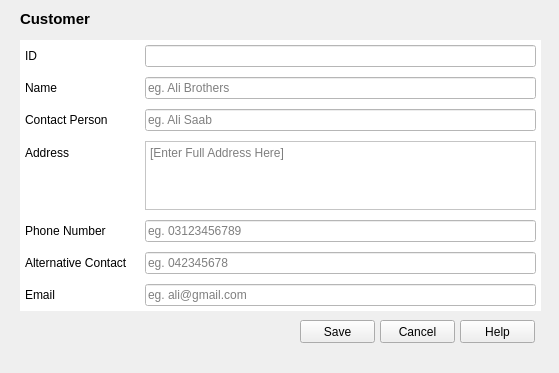
<?xml version="1.0" encoding="UTF-8"?>
<ui version="4.0">
 <class>newCustomer</class>
 <widget class="QMainWindow" name="newCustomer">
  <property name="geometry">
   <rect>
    <x>0</x>
    <y>0</y>
    <width>559</width>
    <height>373</height>
   </rect>
  </property>
  <property name="windowTitle">
   <string>Add New Customer</string>
  </property>
  <widget class="QWidget" name="centralwidget">
   <widget class="QLabel" name="label">
    <property name="geometry">
     <rect>
      <x>20</x>
      <y>10</y>
      <width>81</width>
      <height>16</height>
     </rect>
    </property>
    <property name="text">
     <string>&lt;!DOCTYPE HTML PUBLIC &quot;-//W3C//DTD HTML 4.0//EN&quot; &quot;http://www.w3.org/TR/REC-html40/strict.dtd&quot;&gt;
&lt;html&gt;&lt;head&gt;&lt;meta name=&quot;qrichtext&quot; content=&quot;1&quot; /&gt;&lt;style type=&quot;text/css&quot;&gt;
p, li { white-space: pre-wrap; }
&lt;/style&gt;&lt;/head&gt;&lt;body style=&quot; font-family:'MS Shell Dlg 2'; font-size:8pt; font-weight:400; font-style:normal;&quot;&gt;
&lt;p style=&quot; margin-top:0px; margin-bottom:0px; margin-left:0px; margin-right:0px; -qt-block-indent:0; text-indent:0px;&quot;&gt;&lt;span style=&quot; font-size:11pt; font-weight:600;&quot;&gt;Customer&lt;/span&gt;&lt;/p&gt;&lt;/body&gt;&lt;/html&gt;</string>
    </property>
   </widget>
   <widget class="QFrame" name="frame">
    <property name="geometry">
     <rect>
      <x>20</x>
      <y>40</y>
      <width>521</width>
      <height>271</height>
     </rect>
    </property>
    <property name="styleSheet">
     <string notr="true">background-color: rgb(255, 255, 255);</string>
    </property>
    <property name="frameShape">
     <enum>QFrame::StyledPanel</enum>
    </property>
    <property name="frameShadow">
     <enum>QFrame::Raised</enum>
    </property>
    <widget class="QWidget" name="formLayoutWidget">
     <property name="geometry">
      <rect>
       <x>0</x>
       <y>0</y>
       <width>521</width>
       <height>271</height>
      </rect>
     </property>
     <layout class="QFormLayout" name="formLayout">
      <property name="horizontalSpacing">
       <number>17</number>
      </property>
      <property name="verticalSpacing">
       <number>10</number>
      </property>
      <property name="leftMargin">
       <number>5</number>
      </property>
      <property name="topMargin">
       <number>5</number>
      </property>
      <property name="rightMargin">
       <number>5</number>
      </property>
      <property name="bottomMargin">
       <number>5</number>
      </property>
      <item row="1" column="0">
       <widget class="QLabel" name="label_2">
        <property name="text">
         <string>Name</string>
        </property>
       </widget>
      </item>
      <item row="2" column="0">
       <widget class="QLabel" name="label_4">
        <property name="text">
         <string>Contact Person</string>
        </property>
       </widget>
      </item>
      <item row="3" column="0">
       <widget class="QLabel" name="label_3">
        <property name="text">
         <string>Address</string>
        </property>
       </widget>
      </item>
      <item row="4" column="0">
       <widget class="QLabel" name="label_5">
        <property name="text">
         <string>Phone Number</string>
        </property>
       </widget>
      </item>
      <item row="5" column="0">
       <widget class="QLabel" name="label_6">
        <property name="text">
         <string>Alternative Contact</string>
        </property>
       </widget>
      </item>
      <item row="6" column="0">
       <widget class="QLabel" name="label_7">
        <property name="text">
         <string>Email</string>
        </property>
       </widget>
      </item>
      <item row="2" column="1">
       <widget class="QLineEdit" name="contactPersonInput">
        <property name="placeholderText">
         <string>eg. Ali Saab</string>
        </property>
       </widget>
      </item>
      <item row="1" column="1">
       <widget class="QLineEdit" name="nameInput">
        <property name="placeholderText">
         <string>eg. Ali Brothers</string>
        </property>
       </widget>
      </item>
      <item row="4" column="1">
       <widget class="QLineEdit" name="phoneInput">
        <property name="placeholderText">
         <string>eg. 03123456789</string>
        </property>
       </widget>
      </item>
      <item row="5" column="1">
       <widget class="QLineEdit" name="altPhoneInput">
        <property name="placeholderText">
         <string>eg. 042345678</string>
        </property>
       </widget>
      </item>
      <item row="6" column="1">
       <widget class="QLineEdit" name="emailInput">
        <property name="placeholderText">
         <string>eg. ali@gmail.com</string>
        </property>
       </widget>
      </item>
      <item row="3" column="1">
       <widget class="QTextEdit" name="addressInput">
        <property name="placeholderText">
         <string>[Enter Full Address Here]</string>
        </property>
       </widget>
      </item>
      <item row="0" column="0">
       <widget class="QLabel" name="label_8">
        <property name="text">
         <string>ID</string>
        </property>
       </widget>
      </item>
      <item row="0" column="1">
       <widget class="QLineEdit" name="lineEdit">
        <property name="enabled">
         <bool>false</bool>
        </property>
        <property name="toolTip">
         <string>ID auto Generated</string>
        </property>
        <property name="dragEnabled">
         <bool>false</bool>
        </property>
       </widget>
      </item>
     </layout>
    </widget>
   </widget>
   <widget class="QPushButton" name="saveBtn">
    <property name="geometry">
     <rect>
      <x>300</x>
      <y>320</y>
      <width>75</width>
      <height>23</height>
     </rect>
    </property>
    <property name="text">
     <string>Save</string>
    </property>
   </widget>
   <widget class="QPushButton" name="cancelInput">
    <property name="geometry">
     <rect>
      <x>380</x>
      <y>320</y>
      <width>75</width>
      <height>23</height>
     </rect>
    </property>
    <property name="text">
     <string>Cancel</string>
    </property>
   </widget>
   <widget class="QPushButton" name="helpInput">
    <property name="geometry">
     <rect>
      <x>460</x>
      <y>320</y>
      <width>75</width>
      <height>23</height>
     </rect>
    </property>
    <property name="text">
     <string>Help</string>
    </property>
   </widget>
  </widget>
  <widget class="QMenuBar" name="menubar">
   <property name="geometry">
    <rect>
     <x>0</x>
     <y>0</y>
     <width>559</width>
     <height>21</height>
    </rect>
   </property>
  </widget>
 </widget>
 <resources/>
 <connections/>
</ui>
